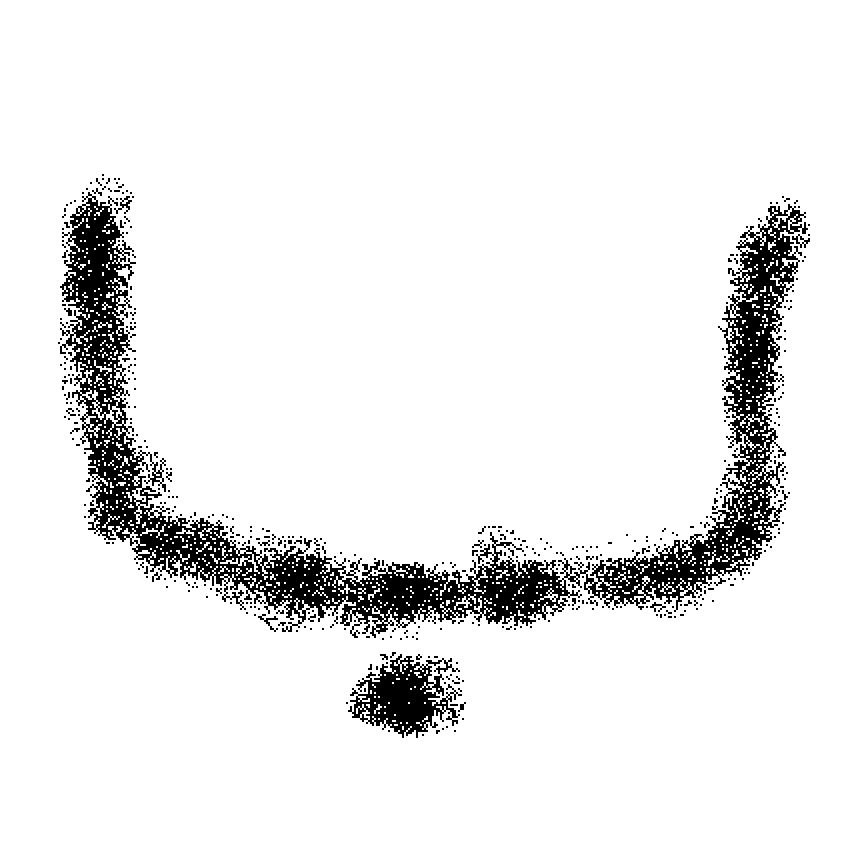
#> input picture Data/Baa/Screenshot 2021-10-19 at 8.13.56 PM.png, 852 x 866 px, found by its file name
$ jupyter execute convertor.ipynb
#> lines starting #> are read from the running program, lines starting #| are printed output that depends on the picture
[cell 1]
from PIL import Image
from numpy import asarray, argmax
import numpy
import matplotlib.pyplot as plt
import pandas as pd
import os
from csv import writer


img = Image.open('/Users/akif/Desktop/Data_science/urdu_detector/Data/Baa/Screenshot 2021-10-19 at 8.13.56 PM.png')
#> img is the input picture: PIL image 852x866 RGBA; mean R, G, B, A 234.9, 234.9, 234.9, 255
new_size=(100,100)
new =img.resize(new_size,resample=0)
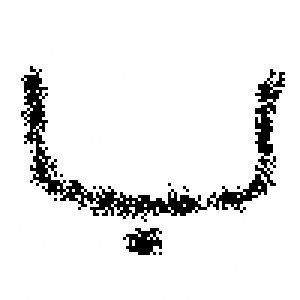
#> new: PIL image 100x100 RGBA (shown 3 times larger); mean R, G, B, A 235, 235, 235, 255
Array_data =numpy.array(new)/255
print(Array_data)
#> (printed output is left out)
image = Array_data# plot the sample
fig = plt.figure
plt.imshow(image, cmap='gray')
plt.show()


$ run again, with Data/Baa/Screenshot 2021-10-19 at 8.14.36 PM.png copied over Data/Baa/Screenshot 2021-10-19 at 8.13.56 PM.png
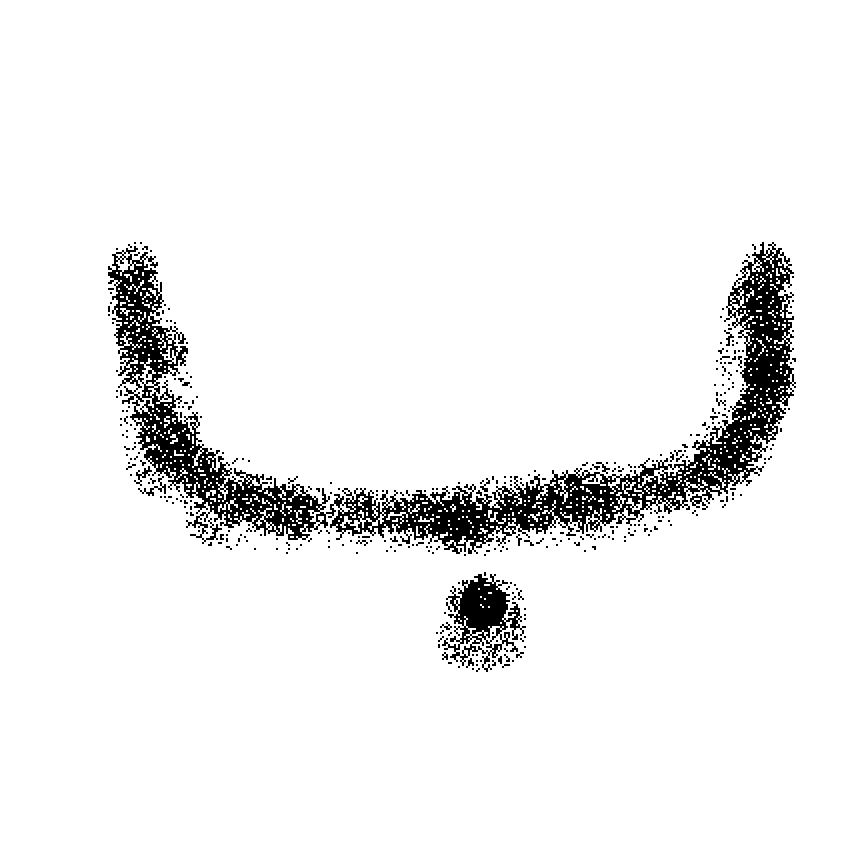
#> input picture Data/Baa/Screenshot 2021-10-19 at 8.14.36 PM.png, 852 x 866 px, found by its file name
#> img is the input picture: PIL image 852x866 RGBA; mean R, G, B, A 240.3, 240.3, 240.3, 255
#> `new =img.resize(new_size,resample=0)`:
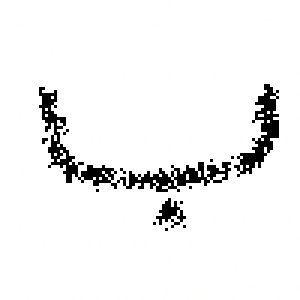
#> new: PIL image 100x100 RGBA (shown 3 times larger); mean R, G, B, A 240.8, 240.8, 240.8, 255
#> (printed output is left out)

$ run again, with Data/Baa/Screenshot 2021-10-19 at 8.17.42 PM.png copied over Data/Baa/Screenshot 2021-10-19 at 8.13.56 PM.png
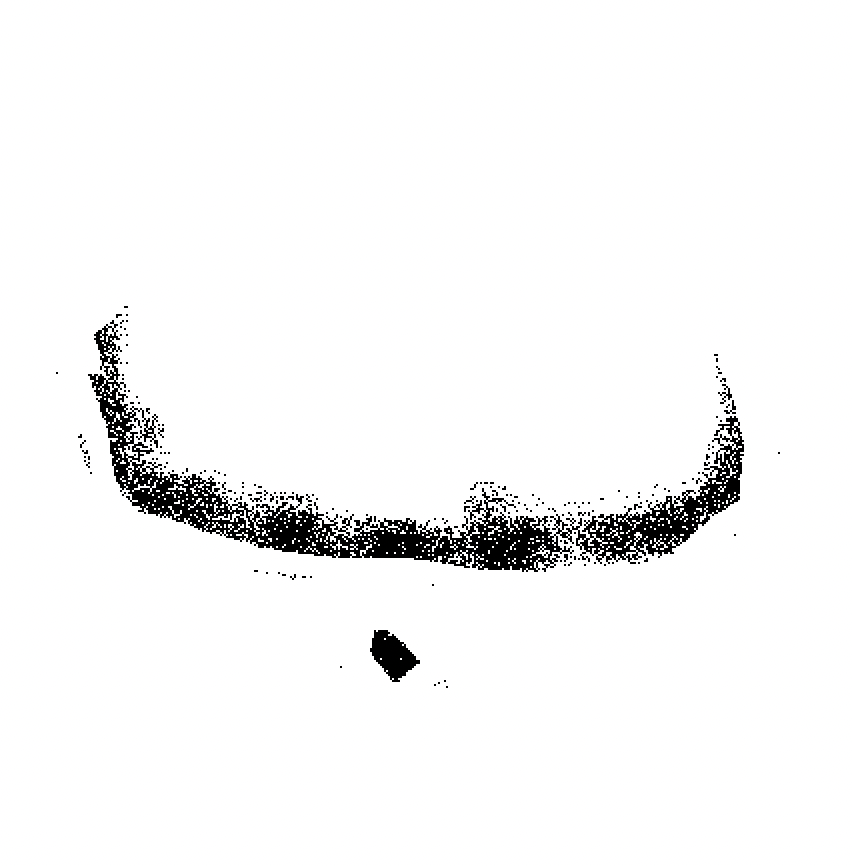
#> input picture Data/Baa/Screenshot 2021-10-19 at 8.17.42 PM.png, 852 x 866 px, found by its file name
#> img is the input picture: PIL image 852x866 RGBA; mean R, G, B, A 245.6, 245.7, 245.6, 255
#> `new =img.resize(new_size,resample=0)`:
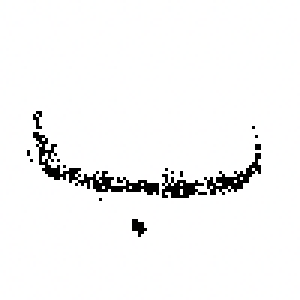
#> new: PIL image 100x100 RGBA (shown 3 times larger); mean R, G, B, A 245.9, 245.9, 245.9, 255
#> (printed output is left out)
